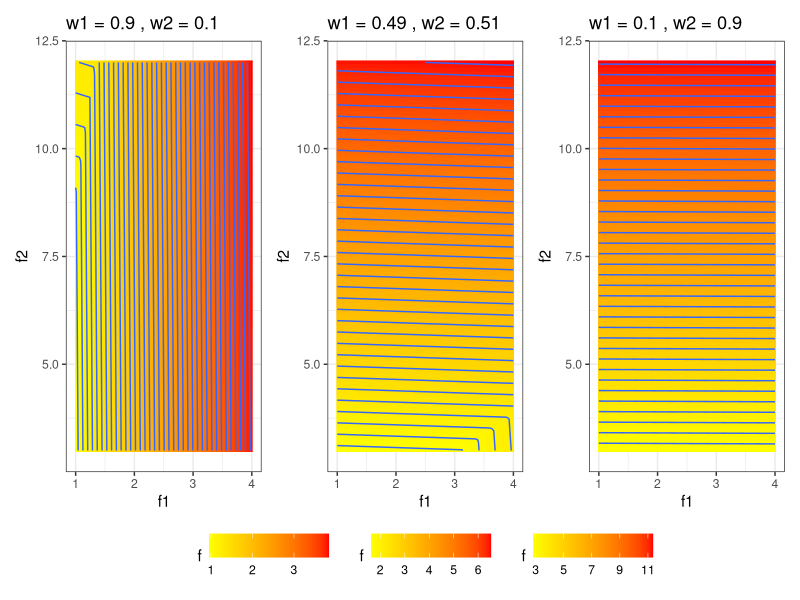

Recreate this plot in R.
# ------------------------------------------------------------------------------
# multicrit

# FIG: generate a plot of the Pareto fronts
# ------------------------------------------------------------------------------

set.seed(1L)

library(ggplot2)
library(patchwork)
theme_set(theme_bw())

# ------------------------------------------------------------------------------

res = 100
x_range = c(0,3)

# we need an equidistant grid on y1,y2 for ggplot2, therefore we use inverted functions
# only works if fun1 and fun2 are not correlated
fun2 = function(x) 3 * (x - 2)^2
fun2_inv = function(y) 2 + sqrt(y)/sqrt(3) # only for x positive!

fun1 = function(x) (x - 1)^2
fun1_inv = function(y) 1 + sqrt(y) # only for x positive!

y1_range = fun1(x_range)
y2_range = fun2(x_range)

y1_seq = do.call(seq, c(as.list(y1_range), length.out = res))
y2_seq = do.call(seq, c(as.list(y2_range), length.out = res))

x1_seq = fun1_inv(y1_seq)
x2_seq = fun2_inv(y2_seq)

tscheb = function(y1, y2, w1, w2, rho = 0.05) {
  max(y1*w1, y2*w2) + rho*(y1*w1 + y2*w2)
}

xgrid = expand.grid(y1=y1_seq, y2=y2_seq)

plotSpace = function(w1, w2) {

  if (FALSE) {
    w1 = 0.1; w2 = 0.9
  }

  x = xgrid

  x$f = mapply(tscheb, y1 = x$y1, y2 = x$y2, MoreArgs = list(w1 = w1, w2 = w2))

  g = ggplot(x, aes(x = y1, y = y2, fill = f, z = f))
  g = g + geom_raster() + geom_contour(bins = 40)
  g = g + theme(legend.position = "None")
  g = g + scale_fill_gradientn(colours=c("yellow","red"))
  g = g + labs(x = "f1", y = "f2", title = paste("w1 =", w1, ", w2 =", w2))
  g
}

p = plotSpace(0.9, 0.1) + plotSpace(0.49, 0.51) + plotSpace(0.1, 0.9) +
  plot_layout(nrow = 1, guides = "collect") &
  theme(legend.position = "bottom")
if (interactive()) print(p)
ggsave("../figure/parego_viz.png", p, height = 3, width = 8)
